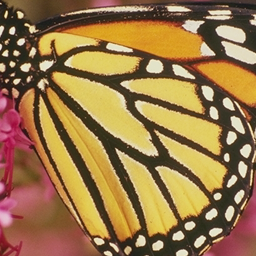
#> input picture 15. Oct/butterfly.png, 256 x 256 px, found by its file name
$ python convolution.py
#> lines starting #> are read from the running program, lines starting #| are printed output that depends on the picture
import numpy as np
import matplotlib.pyplot as plt
from scipy.ndimage import convolve
from PIL import Image

image = Image.open('15. Oct/butterfly.png')
#> image is the input picture: PIL image 256x256 RGB; mean R, G, B 153, 119.2, 72.8
image = np.array(image)

filter_1 = np.array([[-1, -1, -1],
                     [-1,  4, -1],
                     [-1, -1, -1]])

filter_2 = np.array([[-1,  0, -1],
                     [ 0,  4,  0],
                     [-1,  0, -1]])

red_channel = image[:, :, 0]
green_channel = image[:, :, 1]
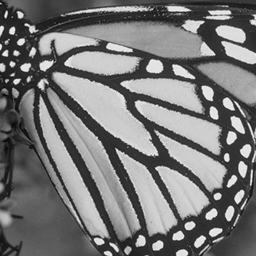
#> green_channel: shape (256, 256); min 5, max 245, mean 119.2
blue_channel = image[:, :, 2]
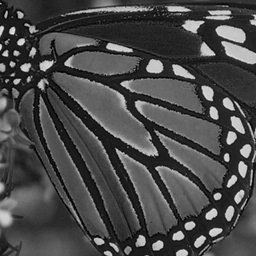
#> blue_channel: shape (256, 256); min 0, max 230, mean 72.8

red_conv_1 = convolve(red_channel, filter_1, mode='reflect')
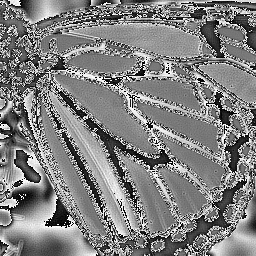
#> red_conv_1: shape (256, 256); min 0, max 255, mean 128.5
green_conv_1 = convolve(green_channel, filter_1, mode='reflect')
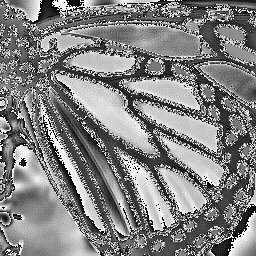
#> green_conv_1: shape (256, 256); min 0, max 255, mean 130.1
blue_conv_1 = convolve(blue_channel, filter_1, mode='reflect')
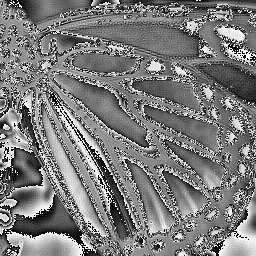
#> blue_conv_1: shape (256, 256); min 0, max 255, mean 123.2

red_conv_2 = convolve(red_channel, filter_2, mode='reflect')
green_conv_2 = convolve(green_channel, filter_2, mode='reflect')
blue_conv_2 = convolve(blue_channel, filter_2, mode='reflect')

conv_result_1 = np.stack((red_conv_1, green_conv_1, blue_conv_1), axis=-1)
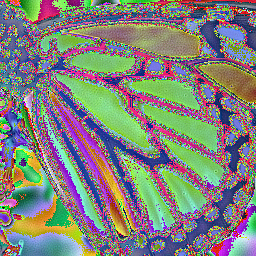
#> conv_result_1: shape (256, 256, 3); mean R, G, B 128.5, 130.1, 123.2
conv_result_2 = np.stack((red_conv_2, green_conv_2, blue_conv_2), axis=-1)
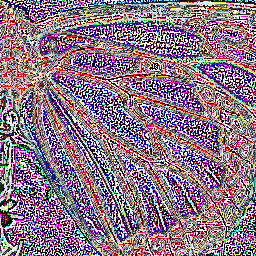
#> conv_result_2: shape (256, 256, 3); mean R, G, B 132.2, 122.3, 126.9

plt.figure(figsize=(15, 5))

plt.subplot(1, 3, 1)
plt.imshow(image)
plt.title("Original Image")

plt.subplot(1, 3, 2)
plt.imshow(np.clip(conv_result_1, 0, 255).astype(np.uint8))
plt.title("Filter 1")

plt.subplot(1, 3, 3)
plt.imshow(np.clip(conv_result_2, 0, 255).astype(np.uint8))
plt.title("Filter 2")

plt.show()
